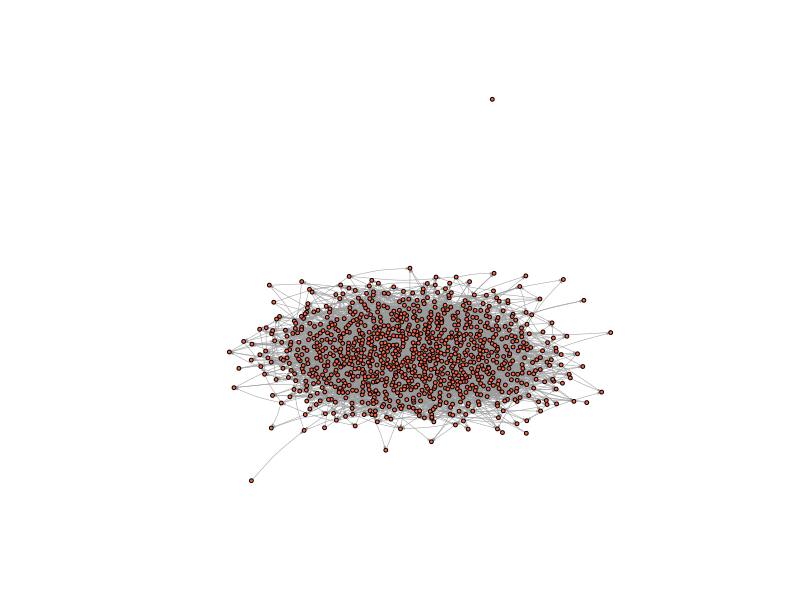
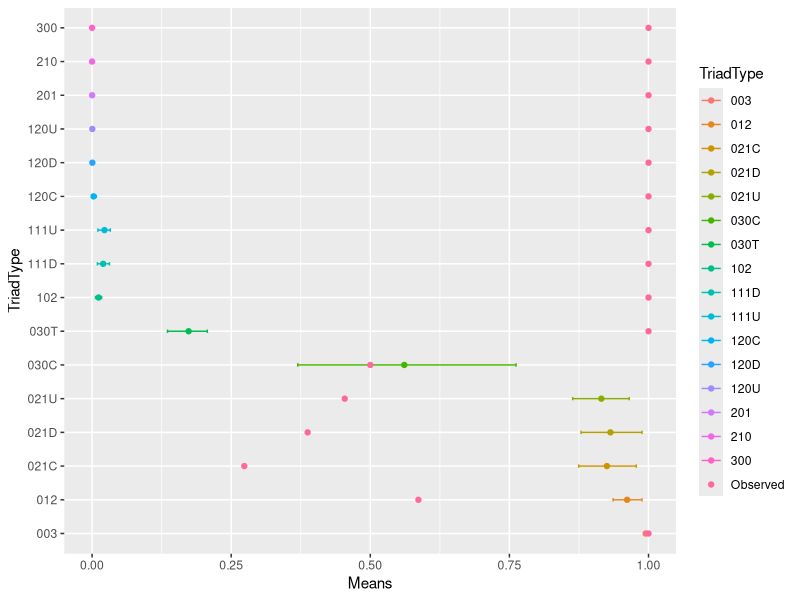

Here is the R script that generated these plots, in order:
#!/usr/bin/env Rscript
######################################################################
# @author      : Linus Fernandes (linusfernandes at gmail dot com)
# @file        : comm59
# @created     : Saturday Oct 28, 2023 21:24:42 IST
#
# @description :
######################################################################
library(ggplot2)
# First read in igraph
library(igraph)
# read in the edge list from our github
el <- read.table("comm59.csv", header = T)
print(str(el))
# Read in attributes from our github
attributes <- read.table("comm59_att.csv", header = T)
print(str(attributes))
# add an ID column
attributes$ID <- 1:nrow(attributes)

# Indexing data so that you only put in certain columns
# We will ignore the ranking variable for now.
el_no_weight <- el[,1:2]
# igraph requires a matrix
el_no_weight <- as.matrix(el_no_weight)

# convert ids to characters so they are preserved as names
el_no_weight[,1] <- as.character(el_no_weight[,1])
el_no_weight[,2] <- as.character(el_no_weight[,2])

# Graph the network
net59 <- graph.edgelist(el_no_weight, directed = T)
# Finally, add attributes
# First link vertex names to their place in the attribute dataset
linked_ids <- match(V(net59)$name, attributes$ID)
# Then we can use that to assign a variable to each user in the network
print(gorder(net59))
print(length(attributes$race[linked_ids]))
V(net59)$race <- attributes$race[linked_ids]
V(net59)$sex <- attributes$sex[linked_ids]
V(net59)$grade <- attributes$grade[linked_ids]
V(net59)$school <- attributes$school[linked_ids]
print(net59)
print("Graph density: ")
print(graph.density(net59))
print("Graph reciprocity: ")
print(reciprocity(net59))
net59_n <- gorder(net59)
net59_density <- graph.density(net59)
# where n is the number of nodes, p.or.m is the probability of drawing an edge, directed is whether the network is directed or not
random_graph <- erdos.renyi.game(n = net59_n, p.or.m = net59_density, directed = TRUE)
plot(random_graph,
    vertex.size = 2,
    vertex.label = NA,
    edge.curved = .1,
    vertex.color = "tomato",
    edge.arrow.size = .1,
    edge.width = .5,
    edge.color = "grey60")
print("Random Graph reciprocity: ")
print(reciprocity(random_graph))
print(triad.census(net59))
print(triad.census(random_graph))

# this creates a list with 100 spaces to store things.  We will store each result here.
trial <- vector("list", 100)

for ( i in 1:length(trial) ){
  random_graph <- erdos.renyi.game(n = net59_n, p.or.m = net59_density, directed = TRUE)
  # We assign to the ith space the result. So for the first iteration, it will assign the result to the first space in the list
  trial[[i]] <- triad.census(random_graph)
}

# We can use the do.call and "rbind" functions together to combine all of the results into a matrix, where each row is one of our trials
trial_df <- do.call("rbind", trial)

colnames(trial_df) <- c("003", "012", "102", "021D", "021U", "021C", "111D", "111U", "030T", "030C", "201", "120D", "120U", "120C", "210", "300") # It is worth naming the columns too.

# add in the observed results
trial_df_w_observed <- rbind(trial_df, as.numeric(triad.census(net59)))

# First, standardize all of the columns by dividing each of their values by the largest value in that column, so that each will be on a similar scale (0 to 1), we can visualize them meaningfully
trial_df_w_observed <- as.data.frame(trial_df_w_observed)

trial_df_w_observed[,1:ncol(trial_df_w_observed)] <- sapply(trial_df_w_observed[,1:length(trial_df_w_observed)], function(x) x/max(x))

# Then split the observed from the simulation results
trial_df <- as.data.frame(trial_df_w_observed[1:100,])
observed <- as.numeric(trial_df_w_observed[101,])

# Summarize the simulation results and add the observed data set back in for comparison
summarized_stats <- data.frame(TriadType = colnames(trial_df),
                                Means = sapply(trial_df, mean),
                                LowerCI = sapply(trial_df, function(x) quantile(x, 0.05)),
                                UpperCI = sapply(trial_df, function(x) quantile(x, 0.95)),
                                Observed = observed)

print(summarized_stats)

ggplot(summarized_stats) +
    geom_point(aes(x=TriadType, y=Means, colour=TriadType)) +
    geom_errorbar(aes(x = TriadType, ymin=LowerCI, ymax=UpperCI, colour=TriadType), width=.1) +
    geom_point(aes(x=TriadType, y=Observed, colour="Observed")) +
    coord_flip()

# producing a tau statistic
weighting_scheme <- c(0,0,0,1,1,-1,0,0,1,0,0,1,1,0,0,0)
sum(triad.census(net59) * weighting_scheme)
